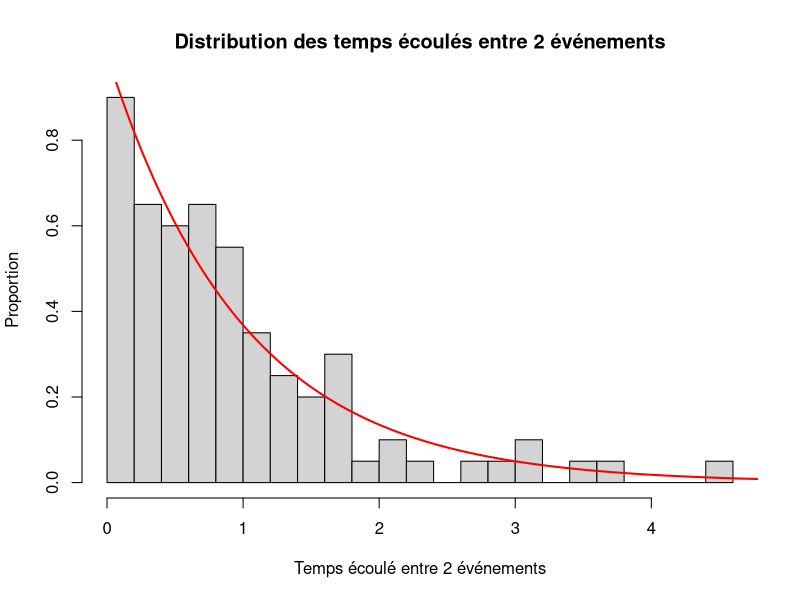
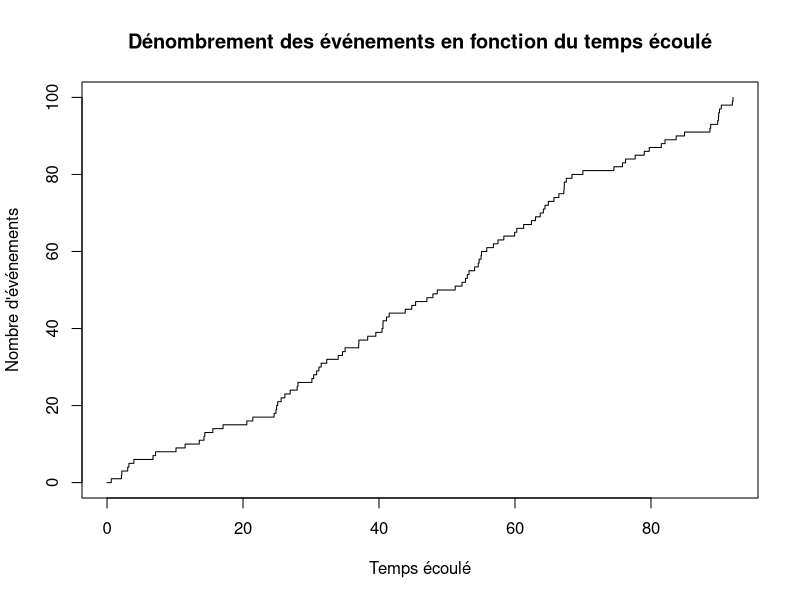

R code for these plots, in order:
## ---- chunk 1
library(tidyverse)
library(broom)
## ---- chunk 2
set.seed(444444)
randexp<-rexp(100, 1)
hist(randexp, prob=TRUE, breaks = 20, main = "Distribution des temps écoulés entre 2 événements", xlab="Temps écoulé entre 2 événements", ylab="Proportion")
x<-seq(from=0, to=6, length=1000)
lines(x,dexp(x,1), col = "red", lwd = 2)

## ---- chunk 3

even<-c(0,1:100)
temps<-c(0,cumsum(randexp))
plot(even~temps, type = "s", main = "Dénombrement des événements en fonction du temps écoulé", xlab="Temps écoulé", ylab="Nombre d'événements")

## ---- chunk 4
ppois(60, lambda=50, lower = FALSE)
